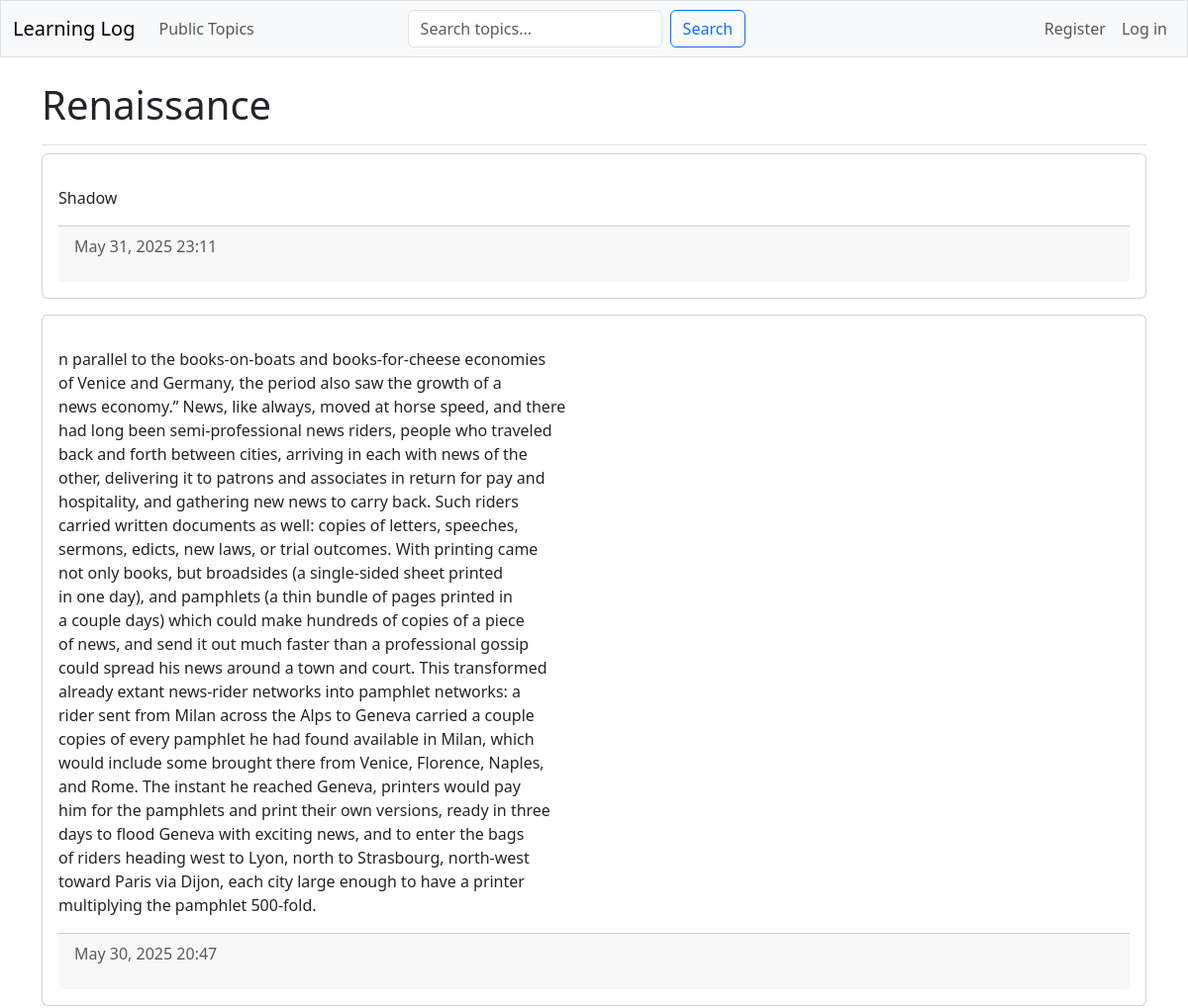
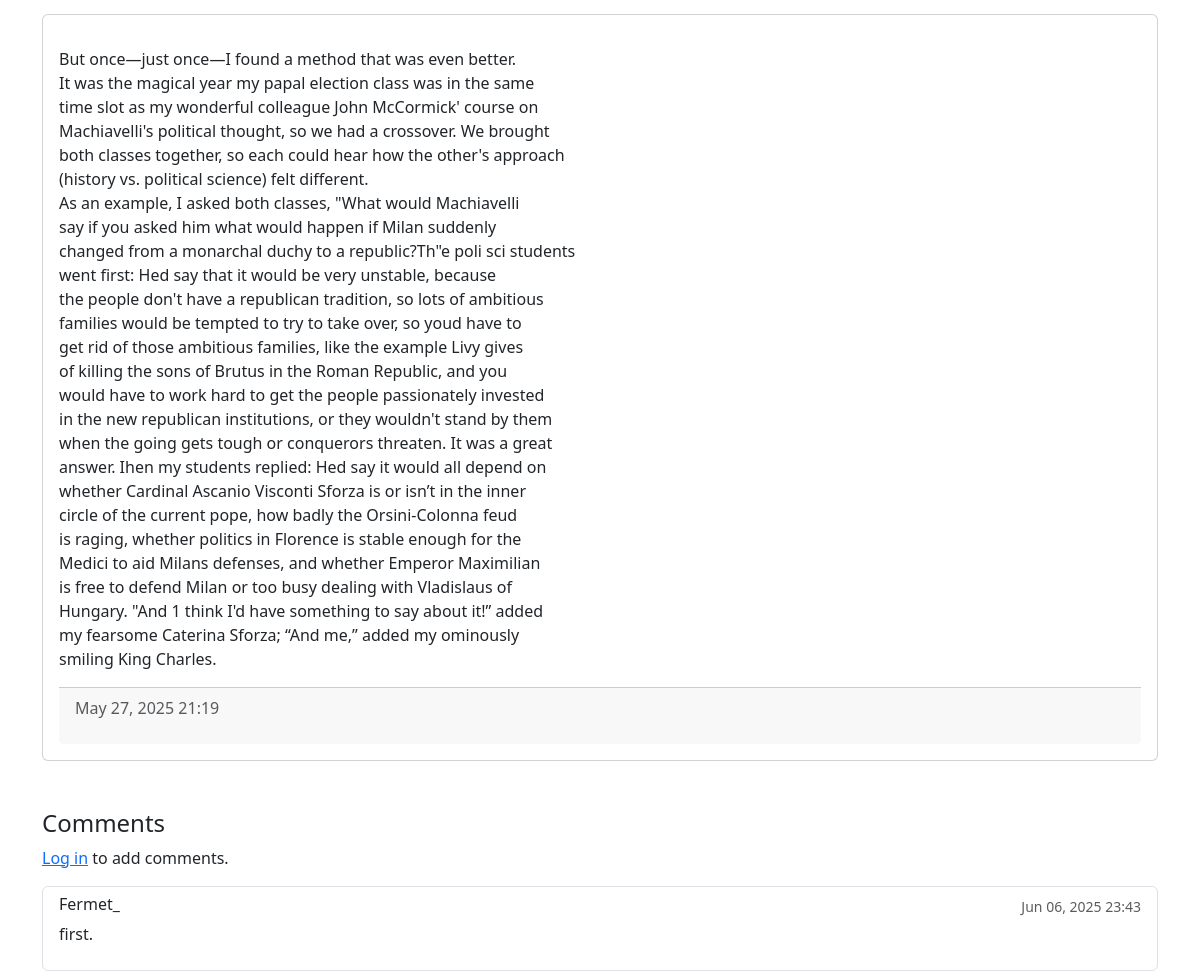
Page /topics/6/ on the committed database (2 pictures, top to bottom).
### learning_logs/models.py (models this page shows, shortened)
class Topic(models.Model):
    text = models.CharField(max_length=200)
    date_added = models.DateTimeField(auto_now_add=True)
    owner = models.ForeignKey(User, on_delete=models.CASCADE)
    public = models.BooleanField(default=False)
    category = models.ForeignKey(Category, on_delete=models.SET_NULL, null=True, blank=True)

class Entry(models.Model):
    topic = models.ForeignKey(Topic, on_delete=models.CASCADE)
    text = models.TextField()
    date_added = models.DateTimeField(auto_now_add=True)
    public = models.BooleanField(default=False)
    class Meta:
        verbose_name_plural = 'entries'

class Comment(models.Model):
    topic = models.ForeignKey(Topic, on_delete=models.CASCADE, related_name='comments')
    author = models.ForeignKey(User, on_delete=models.CASCADE)
    text = models.TextField()
    date_added = models.DateTimeField(auto_now_add=True)
    class Meta:
        ordering = ['-date_added']

### learning_logs/views.py (the view)
# urls.py: path('topics/<int:topic_id>/', views.topic, name='topic'),
def topic(request, topic_id):
    topic = get_object_or_404(Topic, id=topic_id)
    if not topic.public:
        if not request.user.is_authenticated:
            raise Http404("You must be logged in to view this topic.")
        if topic.owner != request.user:
            raise Http404("You do not have permission to view this topic.")
    entries = topic.entry_set.order_by('-date_added')
    comments = topic.comments.all()  # Get all comments for this topic
    if request.method == 'POST' and request.user.is_authenticated:
        comment_form = CommentForm(data=request.POST)
        if comment_form.is_valid():
            new_comment = comment_form.save(commit=False)
            new_comment.topic = topic
            new_comment.author = request.user
            new_comment.save()
            messages.success(request, "Comment added successfully!")
            return redirect('learning_logs:topic', topic_id=topic_id)
    else:
        comment_form = CommentForm()
    context = {
        'topic': topic,
        'entries': entries,
        'comments': comments,
        'comment_form': comment_form if request.user.is_authenticated else None,
    }
    return render(request, 'learning_logs/topic.html', context)

### learning_logs/templates/learning_logs/topic.html (shortened to what this page needs)
{% extends "learning_logs/base.html" %}
{% load django_bootstrap5 %}
{% block page_header %}
  <h1>{{ topic.text }}</h1>
{% endblock page_header %}
{% block content %}
  <div class="card-columns">
    {% for entry in entries %}
      <div class="card mb-3">
        <div class="card-body">
          <p>{{ entry.text|linebreaks }}</p>
          <div class="card-footer text-muted">
            <p>{{ entry.date_added|date:'M d, Y H:i' }}</p>
          </div>
        </div>
      </div>
    {% empty %}
      <p>No entries for this topic yet.</p>
    {% endfor %}
  </div>
  <div class="mt-5">
    <h4>Comments</h4>
    {% if request.user.is_authenticated %}
      <form method="post" class="mb-4">
        {% csrf_token %}
        {% bootstrap_form comment_form %}
        <button type="submit" class="btn btn-primary">Add Comment</button>
      </form>
    {% else %}
      <p><a href="{% url 'accounts:login' %}">Log in</a> to add comments.</p>
    {% endif %}
    <div class="list-group">
      {% for comment in comments %}
        <div class="list-group-item">
          <div class="d-flex justify-content-between align-items-center">
            <h6 class="mb-1">{{ comment.author.username }}</h6>
            <small class="text-muted">{{ comment.date_added|date:'M d, Y H:i' }}</small>
          </div>
          <p class="mb-1">{{ comment.text|linebreaks }}</p>
        </div>
      {% empty %}
        <p>No comments yet.</p>
      {% endfor %}
    </div>
  </div>
{% endblock content %}

### rows in the picture
Topic: text "Renaissance"
Entry: text "Shadow", date_added "May 31, 2025 23:11"
Entry: text "n parallel to the books-on-boats and books-for-cheese economies of Venice and Germany, the period also saw the growth of a news economy.” News, like always, moved at horse speed, and there had long been semi-professional news riders, people who traveled back and forth between cities, arriving in each with news of the other, delivering it to patrons and associates in return for pay and hospitality, and gathering new news to carry back. Such riders carried written documents as well: copies of letters, speeches, sermons, edicts, new laws, or trial outcomes. With printing came not only books, but broadsides (a single-sided sheet printed in one day), and pamphlets (a thin bundle of pages printed…", date_added "May 30, 2025 20:47"
Entry: text "But once—just once—I found a method that was even better. It was the magical year my papal election class was in the same time slot as my wonderful colleague John McCormick' course on Machiavelli's political thought, so we had a crossover. We brought both classes together, so each could hear how the other's approach (history vs. political science) felt different. As an example, I asked both classes, \"What would Machiavelli say if you asked him what would happen if Milan suddenly changed from a monarchal duchy to a republic?Th\"e poli sci students went first: Hed say that it would be very unstable, because the people don't have a republican tradition, so lots of ambitious families would be…", date_added "May 27, 2025 21:19"
Comment: author.username "Fermet_", date_added "Jun 06, 2025 23:43", text "first."
